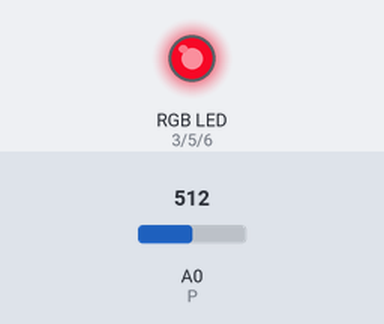
The sketch below on a simulated Arduino Uno, built with avr-gcc and run on an emulated ATmega328P. On the bench: an RGB LED mixed from three pins (HIGH = lit). The test bench sets the inputs (shaded band); at power-on: A0 (P) = 512.

Above: at 1.6 s.
1.7 s: A0 (P) set to 0
At 1.92 s:
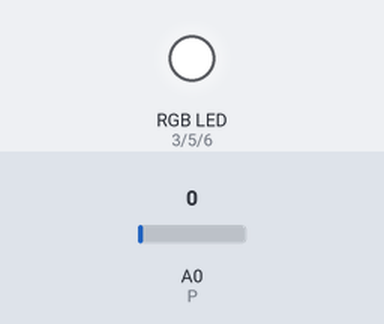
5.2 s: A0 (P) set to 511
At 5.36 s:
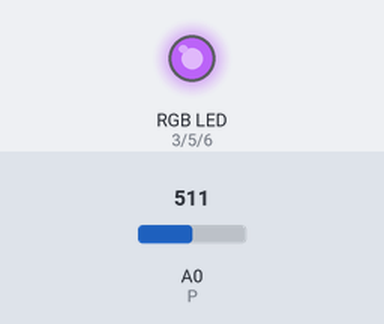
Timing chart, 0 to 14.7 s (numbered marks = the images above; inputs shaded):
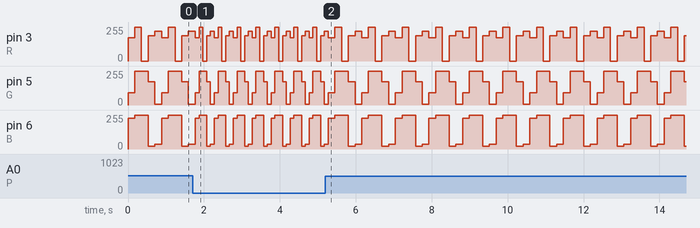

Measured:
- by itself, pin 3 (R): repeats every 0.89 s: 255/255 0.18 s, 0/255 0.18 s, 189/255 0.18 s, 225/255 0.18 s, 174/255 0.18 s
- by itself, pin 5 (G): repeats every 0.89 s: 255/255 0.35 s, 174/255 0.18 s, 7/255 0.18 s, 92/255 0.18 s
- by itself, pin 6 (B): repeats every 0.89 s: 255/255 0.35 s, 20/255 0.18 s, 35/255 0.18 s, 230/255 0.18 s

The sketch:

Control_de_una_secuencia_de_colores_RGB_LANDON.ino
```cpp
/*
   Fundacion Kinal
   Centro educativo tecnico laboral Kinal
   Quinto perito
   Quinto electronica
   Codigo Tecnico: EB5AM
   Curso: Taller de electronica digital y reparacion de computadoras I
   Proyecto: Control de una secuencia de colores RGB LANDON
   Dev: Landon Morataya
   Fecha: 08/06/2023
*/

#define R 3
#define G 5
#define B 6
#define P A0

int variacion, tiempo;


void setup() {
  pinMode(R,OUTPUT);
  pinMode(G,OUTPUT);
  pinMode(B,OUTPUT);
  pinMode(P, INPUT);


}

void loop() {

 tiempo=map(analogRead(P), 0, 1023, 100, 255);

 analogWrite(R,174);
 analogWrite(G, 92);
 analogWrite(B,230);
    delay(tiempo);

 analogWrite(R,255);
 analogWrite(G,255);
 analogWrite(B,255);
    delay(tiempo);

 analogWrite(R,0);
 analogWrite(G,255);
 analogWrite(B,255);
    delay(tiempo);

 analogWrite(R,189);
 analogWrite(G,174);
 analogWrite(B,20);
    delay(tiempo);

 analogWrite(R,225);
 analogWrite(G, 07);
 analogWrite(B,35);
    delay(tiempo);


}
```
